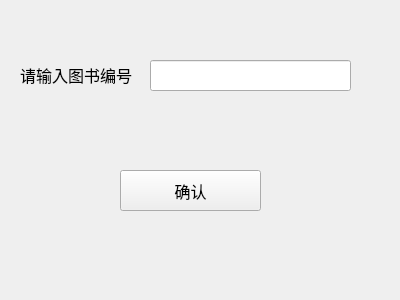
<?xml version="1.0" encoding="UTF-8"?>
<ui version="4.0">
 <class>bookseek</class>
 <widget class="QWidget" name="bookseek">
  <property name="geometry">
   <rect>
    <x>0</x>
    <y>0</y>
    <width>400</width>
    <height>300</height>
   </rect>
  </property>
  <property name="windowTitle">
   <string>bookseek</string>
  </property>
  <widget class="QPushButton" name="checklist">
   <property name="geometry">
    <rect>
     <x>120</x>
     <y>170</y>
     <width>141</width>
     <height>41</height>
    </rect>
   </property>
   <property name="font">
    <font>
     <pointsize>12</pointsize>
    </font>
   </property>
   <property name="text">
    <string>确认</string>
   </property>
  </widget>
  <widget class="QLabel" name="label">
   <property name="geometry">
    <rect>
     <x>20</x>
     <y>60</y>
     <width>121</width>
     <height>31</height>
    </rect>
   </property>
   <property name="text">
    <string>&lt;html&gt;&lt;head/&gt;&lt;body&gt;&lt;p&gt;&lt;span style=&quot; font-size:12pt;&quot;&gt;请输入图书编号&lt;/span&gt;&lt;/p&gt;&lt;/body&gt;&lt;/html&gt;</string>
   </property>
  </widget>
  <widget class="QLineEdit" name="listname">
   <property name="geometry">
    <rect>
     <x>150</x>
     <y>60</y>
     <width>201</width>
     <height>31</height>
    </rect>
   </property>
  </widget>
 </widget>
 <layoutdefault spacing="6" margin="11"/>
 <resources/>
 <connections/>
</ui>
